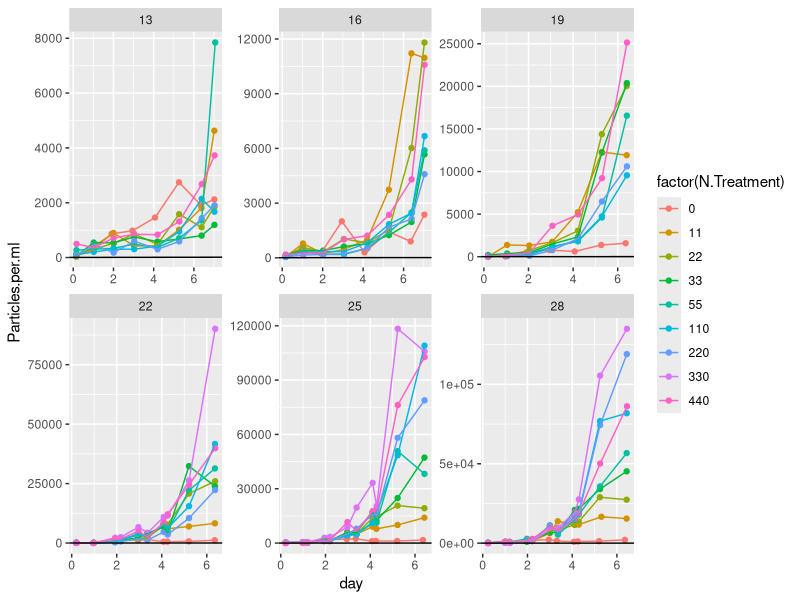
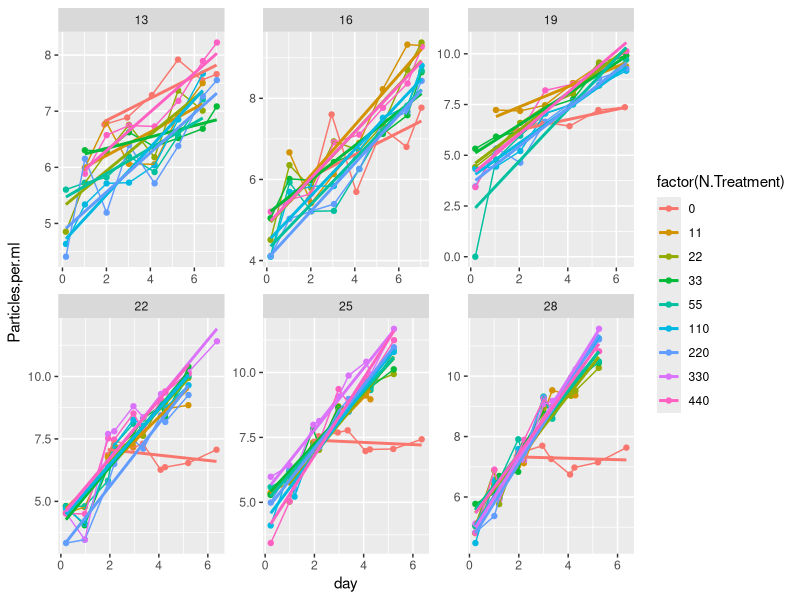
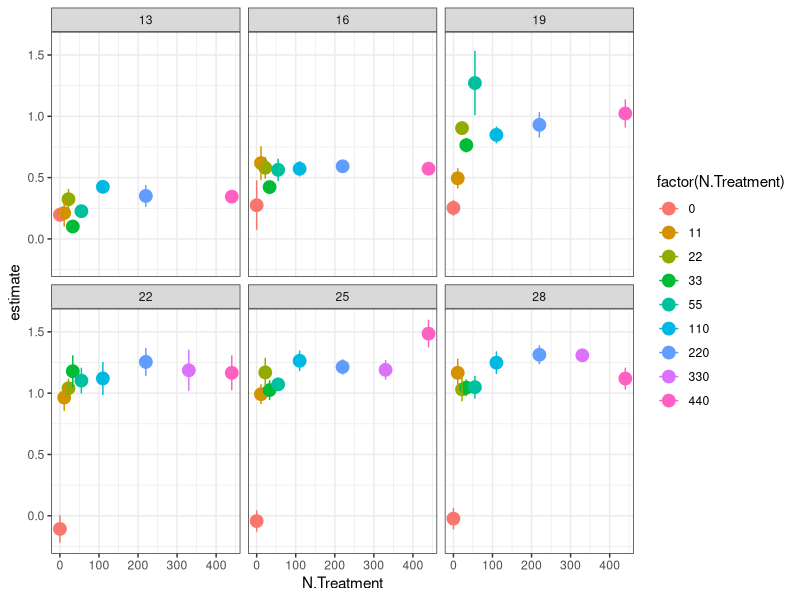

These figures' R source, in order: (Note: this script raises an error after producing the figures.)
library(tidyverse)
library(broom)
library(minpack.lm)
library(purrr)
library(stringr)

AC <- read_csv("data/monod_data/AC_15_08_17.csv")

#take raw data, add actual N concentrations
ACN<- AC %>% 	
  mutate(day = Hours.since.Innoc/24) %>% 
  mutate(N.Treatment = str_replace(N.Treatment, "1", "11")) %>%
  mutate(N.Treatment = str_replace(N.Treatment, "2", "22")) %>% 
  mutate(N.Treatment = str_replace(N.Treatment, "3", "33")) %>%
  mutate(N.Treatment = str_replace(N.Treatment, "4", "55")) %>%
  mutate(N.Treatment = str_replace(N.Treatment, "5", "110")) %>%
  mutate(N.Treatment = str_replace(N.Treatment, "6", "220")) %>%
  mutate(N.Treatment = str_replace(N.Treatment, "7", "330")) %>%
  mutate(N.Treatment = str_replace(N.Treatment, "8", "440")) %>%  
  mutate(N.Treatment = str_replace(N.Treatment, "1105", "55")) %>% 
  mutate(N.Treatment = as.numeric(N.Treatment))

#plot raw data 
ACN %>% 
  mutate(day = Hours.since.Innoc/24) %>% 
  #filter(Temperature==22 ) %>% 
  ggplot(data = ., aes(x = day, y = Particles.per.ml, color = factor(N.Treatment))) + geom_point() +
  facet_wrap( ~ Temperature, scales = "free") + geom_line() + geom_abline(slope = 1, intercept = 5)


#filter out data where K seems to have been reaACed beyond the variability expected by noise (quite arbitrary)
ACfiltered<- AC %>% 
  mutate(day = Hours.since.Innoc/24) %>% 
  filter(  Temperature == 13 & N.Treatment == 8 & day<8 & day>0.5|
           Temperature == 13 & N.Treatment == 7 & day<7|
           Temperature == 13 & N.Treatment == 6 & day<8| 
           Temperature == 13 & N.Treatment == 5 & day<7|
           Temperature == 13 & N.Treatment == 4 & day<7|
           Temperature == 13 & N.Treatment == 3 & day<8 & day>0.5|
           Temperature == 13 & N.Treatment == 2 & day<7|
           Temperature == 13 & N.Treatment == 1 & day<7 & day>0.5|
           Temperature == 13 & N.Treatment == 0 & day>1.5|
           Temperature == 16 & N.Treatment == 8 & day<8|
           Temperature == 16 & N.Treatment == 7 & day<8|
           Temperature == 16 & N.Treatment == 6 & day<8| 
           Temperature == 16 & N.Treatment == 5 & day<8|
           Temperature == 16 & N.Treatment == 4 & day<8|
           Temperature == 16 & N.Treatment == 3 & day<8|
           Temperature == 16 & N.Treatment == 2 & day<8|
           Temperature == 16 & N.Treatment == 1 & day<8 & day>0.5|
           Temperature == 16 & N.Treatment == 0 & day>1.5|
           Temperature == 19 & N.Treatment == 8 & day<8|
           Temperature == 19 & N.Treatment == 7 & day<8|
           Temperature == 19 & N.Treatment == 6 & day<8| 
           Temperature == 19 & N.Treatment == 5 & day<8|
           Temperature == 19 & N.Treatment == 4 & day<8|
           Temperature == 19 & N.Treatment == 3 & day<8 |
           Temperature == 19 & N.Treatment == 2 & day<8 |
           Temperature == 19 & N.Treatment == 1 & day<8 & day>0.5|
           Temperature == 19 & N.Treatment == 0 & day>1.5 |
           Temperature == 22 & N.Treatment == 8 & day<6 |
           Temperature == 22 & N.Treatment == 7 & day<8 |
           Temperature == 22 & N.Treatment == 6 & day<6 | 
           Temperature == 22 & N.Treatment == 5 & day<6 |
           Temperature == 22 & N.Treatment == 4 & day<5.5 |
           Temperature == 22 & N.Treatment == 3 & day<5.5 |
           Temperature == 22 & N.Treatment == 2 & day<5.5 & day>1.5|
           Temperature == 22 & N.Treatment == 1 & day<5.5 |
           Temperature == 22 & N.Treatment == 0 & day>1.5|
           Temperature == 25 & N.Treatment == 8 & day<6 |
           Temperature == 25 & N.Treatment == 7 & day<6 |
           Temperature == 25 & N.Treatment == 6 & day<6 | 
           Temperature == 25 & N.Treatment == 5 & day<6 |
           Temperature == 25 & N.Treatment == 4 & day<6 |
           Temperature == 25 & N.Treatment == 3 & day<6 |
           Temperature == 25 & N.Treatment == 2 & day<6 & day>0.5|
           Temperature == 25 & N.Treatment == 1 & day<4.5 |
           Temperature == 25 & N.Treatment == 0 & day>1.5|
           Temperature == 28 & N.Treatment == 8 & day<6 |
           Temperature == 28 & N.Treatment == 7 & day<6 |
           Temperature == 28 & N.Treatment == 6 & day<6 | 
           Temperature == 28 & N.Treatment == 5 & day<6 |
           Temperature == 28 & N.Treatment == 4 & day<6 |
           Temperature == 28 & N.Treatment == 3 & day<6 |
           Temperature == 28 & N.Treatment == 2 & day<6 |
           Temperature == 28 & N.Treatment == 1 & day<4.5 |
           Temperature == 28 & N.Treatment == 0 & day>1.5)


#take filtered data, add actual N concentrations, plot monod curves
ACfilteredN<- ACfiltered %>% 	
  mutate(N.Treatment = str_replace(N.Treatment, "1", "11")) %>%
  mutate(N.Treatment = str_replace(N.Treatment, "2", "22")) %>% 
  mutate(N.Treatment = str_replace(N.Treatment, "3", "33")) %>%
  mutate(N.Treatment = str_replace(N.Treatment, "4", "55")) %>%
  mutate(N.Treatment = str_replace(N.Treatment, "5", "110")) %>%
  mutate(N.Treatment = str_replace(N.Treatment, "6", "220")) %>%
  mutate(N.Treatment = str_replace(N.Treatment, "7", "330")) %>%
  mutate(N.Treatment = str_replace(N.Treatment, "8", "440")) %>%  
  mutate(N.Treatment = str_replace(N.Treatment, "1105", "55")) %>% 
  mutate(N.Treatment = as.numeric(N.Treatment))

#plot filtered data - linear model fits...
ACfilteredN %>% 
  #filter(day>0.5) %>% 
  mutate(Particles.per.ml = log(Particles.per.ml + 1)) %>% 
  ggplot(data = ., aes(x = day, y = Particles.per.ml, color = factor(N.Treatment))) + geom_point() +
  facet_wrap( ~ Temperature, scales = "free") + geom_line() + 
  geom_smooth(method=lm, se=FALSE) 


linear_r<-ACfilteredN %>% 
  mutate(Particles.per.ml = log(Particles.per.ml+1)) %>% 
  #filter(day>0.5) %>% 
  group_by(N.Treatment, Temperature) %>% 
  do(tidy(lm(Particles.per.ml ~ day, data=.))) 


#plot monod curves with error
linear_r %>% 
  filter(term=="day") %>% 
  ggplot(aes(x = N.Treatment, y = estimate, color = factor(N.Treatment))) + geom_point(size = 4) +
  theme_bw() + facet_wrap( ~ Temperature) + 
  geom_errorbar(aes(ymin=estimate-std.error, ymax=estimate+std.error), width=.2)

write_csv(linear_r, "data-processed/AC_r_lm.csv")
ggsave("figures/AC_monod_curves.png")

#plot linear fit over raw data
linear_r_aug<- ACfilteredN %>% 
  mutate(Particles.per.ml = log(Particles.per.ml+1)) %>% 
  #filter(day>0.5) %>% 
  group_by(N.Treatment, Temperature) %>% 
  do(augment(lm(Particles.per.ml ~ day, data=.))) 

ACN %>% 
  mutate(Particles.per.ml = log(Particles.per.ml+1)) %>% 
  #filter(N.Treatment==440) %>% 
  ggplot(data = ., aes(x = day, y = Particles.per.ml, color = factor(N.Treatment))) + 
  geom_point() +
  facet_wrap( ~ Temperature, scales = "free") + geom_line() + 
  #geom_line(data=subset(linear_r_aug, linear_r_aug$N.Treatment==440), aes(x=day, y=.fitted, colour=factor(N.Treatment)))
  geom_line(data=linear_r_aug, aes(x=day, y=.fitted, colour=factor(N.Treatment)))

ggsave("figures/AC_linear_R_fits.png")

#fitting monod curve -------
AC_r_lm<-read_csv("data-processed/AC_r_lm.csv") #read in the data

AC_ks_umax<-AC_r_lm %>%
  filter(N.Treatment!=0) %>%
  filter(term=="day") %>% 
  group_by(Temperature) %>% 
  mutate(r_estimate=estimate) %>% 
  do(tidy(nls(r_estimate ~ umax* (N.Treatment / (ks+ N.Treatment)),
              data= .,  start=list(ks = 0.001, umax = 0.01), algorithm="port", lower=list(c=0, d=0),
              control = nls.control(maxiter=100, minFactor=1/204800000))))
write_csv(AC_ks_umax, "data-processed/AC_ks_umax.csv")

AC_ks_umax_fitted<-AC_r_lm %>%
  filter(N.Treatment!=0) %>%
  filter(term=="day") %>% 
  group_by(Temperature) %>% 
  mutate(r_estimate=estimate) %>% 
  do(augment(nls(r_estimate ~ umax* (N.Treatment / (ks+ N.Treatment)),
                 data= .,  start=list(ks = 0.001, umax = 0.01), algorithm="port", lower=list(c=0, d=0),
                 control = nls.control(maxiter=100, minFactor=1/204800000))))

#plot monod curves with fitted line
linear_r %>% 
  filter(term=="day") %>% 
  filter(N.Treatment!=0) %>%
  ggplot(aes(x = N.Treatment, y = estimate, color = factor(N.Treatment))) + geom_point(size = 4) +
  theme_bw() + facet_wrap( ~ Temperature) + 
  geom_errorbar(aes(ymin=estimate-std.error, ymax=estimate+std.error), width=.2) + 
  geom_line(data=AC_ks_umax_fitted, aes(x=N.Treatment, y=.fitted), color=1) 


#stat_function(fun = function(x) test$umax[3]*(x / (test$ks[3]+ x)))
#joey please help me draw line from a dataframe that parse out over plots by temperature

AC_ks_umax %>%
  filter(term=="umax") %>%
  ggplot(aes(x = Temperature, y = estimate)) + geom_point(size = 2) +
  geom_errorbar(aes(ymin=estimate-std.error, ymax=estimate+std.error), width=.2)

AC_ks_umax %>%
  filter(term=="ks") %>%
  ggplot(aes(x = Temperature, y = estimate)) + geom_point(size = 4) +
  geom_errorbar(aes(ymin=estimate-std.error, ymax=estimate+std.error), width=.2)


# plot R-star ------------
#R* = mKs / umax - m
#
#set m at 0.1
AC_umax<- AC_ks_umax %>%
  filter(term=="umax") 
AC_ks<- AC_ks_umax %>%
  filter(term=="ks") 
m<-rep(0.1, 6)
AC_umax$rstar<-m * AC_ks$estimate / (AC_umax$estimate - m)
AC_umax %>%
  ggplot(aes(x = Temperature, y = rstar)) + geom_point(size = 4) 

#next redo this by pulling 1000 iterations from umax and k estimates with norm dist with se
#write a function to draw random numbers with a boundary of 0:
rtnorm <- function(n, mean, sd, a = -Inf, b = Inf){
  qnorm(runif(n, pnorm(a, mean, sd), pnorm(b, mean, sd)), mean, sd)
}

AC_rstar_norm_summ<-data.frame(median=1:6, lci=1:6, uci=1:6, Temperature=AC_ks$Temperature)
for(i in 1:length(TT_umax$estimate)){
  rstar_norm<-(rtnorm(n=100, mean=AC_ks$estimate[i], sd=AC_ks$std.error[i], a=0, b=Inf)*m)/
    (rnorm(100, mean=AC_umax$estimate[i], sd=AC_umax$std.error[i])-m)
  AC_rstar_norm_summ[i,c(1:3)]<-quantile(rstar_norm, c(0.5, 0.05, 0.95))
}
write_csv(AC_rstar_norm_summ, "data-processed/AC_rstar.csv")

with(AC_rstar_norm_summ, plot(median~Temperature, ylim=c(0, max(uci)*1.2), ylab="R star, uM", las=1))
with(AC_rstar_norm_summ, segments(Temperature, lci, 
                                  Temperature, uci))
#

#
#
#
#
#
# previous coding working in non-logged data, fitting exponential curve

ACfilteredN %>% 
  group_by(Temperature, N.Treatment) %>% 
  do(tidy(nls(Particles.per.ml ~ 75 * (1+a)^(Hours.since.Innoc),
              data= .,  start=list(a=0.01),
              control = nls.control(maxiter=100, minFactor=1/204800000)))) %>% 
  ungroup() %>% 
  ggplot(aes(x = N.Treatment, y = estimate, color = factor(N.Treatment))) + geom_point(size = 4) +
  geom_line() + theme_bw() + facet_wrap( ~ Temperature) + 
  geom_errorbar(aes(ymin=estimate-std.error, ymax=estimate+std.error), width=.1) 
ggsave("figures/AC_monod_curves.png")

AC_r <- ACfilteredN %>% 
  group_by(Temperature, N.Treatment) %>% 
  do(tidy(nls(Particles.per.ml ~ 75 * (1+a)^(Hours.since.Innoc),
              data= .,  start=list(a=0.01),
              control = nls.control(maxiter=100, minFactor=1/204800000)))) 

write_ACv(AC_r, "data-processed/fitted_r_AC_from_2015.ACv")


ACfilteredN %>% 
  group_by(Temperature, N.Treatment) %>% 
  do(tidy(nls(Particles.per.ml ~ 75 * (1+a)^(Hours.since.Innoc),
              data= .,  start=list(a=0.01),
              control = nls.control(maxiter=100, minFactor=1/204800000)))) %>% 
  ggplot(aes(x = Temperature, y = estimate, color = factor(Temperature))) + geom_point(size = 1) +
  geom_line() + theme_bw() + facet_wrap( ~ N.Treatment) + 
  geom_errorbar(aes(ymin=estimate-std.error, ymax=estimate+std.error), width=.1) 
ggsave("figures/AC_TPC_by_nitrate_curves.png")


#set up the jacknifing
for (j in c(13, 16, 19, 22, 25, 28)){
  for (k in c(0, 11, 22, 33, 55, 110, 220, 440)){
    test<-subset(ACfilteredN, ACfilteredN$Temperature==j & ACfilteredN$N.Treatment==k)
    boot_r<-1:100
    for(i in 1:100){
      mod<-sample_n(test, length(test$day)-1) %>% #take a sample of 1 - total # of days
        do(tidy(nls(Particles.per.ml ~ 75 * (1+a)^(Hours.since.Innoc),
                    data= .,  start=list(a=0.01),
                    control = nls.control(maxiter=100, minFactor=1/204800000))))
      boot_r[i]<-mod$estimate
      name<-data.frame(a=unique(boot_r), Temperature=test$Temperature[1], N.Treatment=test$N.Treatment[1])
      assign(paste("ACboot_r_unique", test$Temperature[1], test$N.Treatment[1], sep ="_"), name)
    }
  }
}

# bind all of the objects that start with boot_r_unique
AC_unique_boots<-do.call("rbind", mget(ls(pattern="ACboot_r_unique")))

#plot the jacknifed data - monod
AC_unique_boots %>% 
  group_by(Temperature, N.Treatment) %>% 
  ggplot(aes(x = N.Treatment, y = a, color = factor(N.Treatment))) + geom_point(size = 2) +
  geom_line() + theme_bw() + facet_wrap( ~ Temperature)
ggsave("figures/AC_monod_jacknifed.png")
